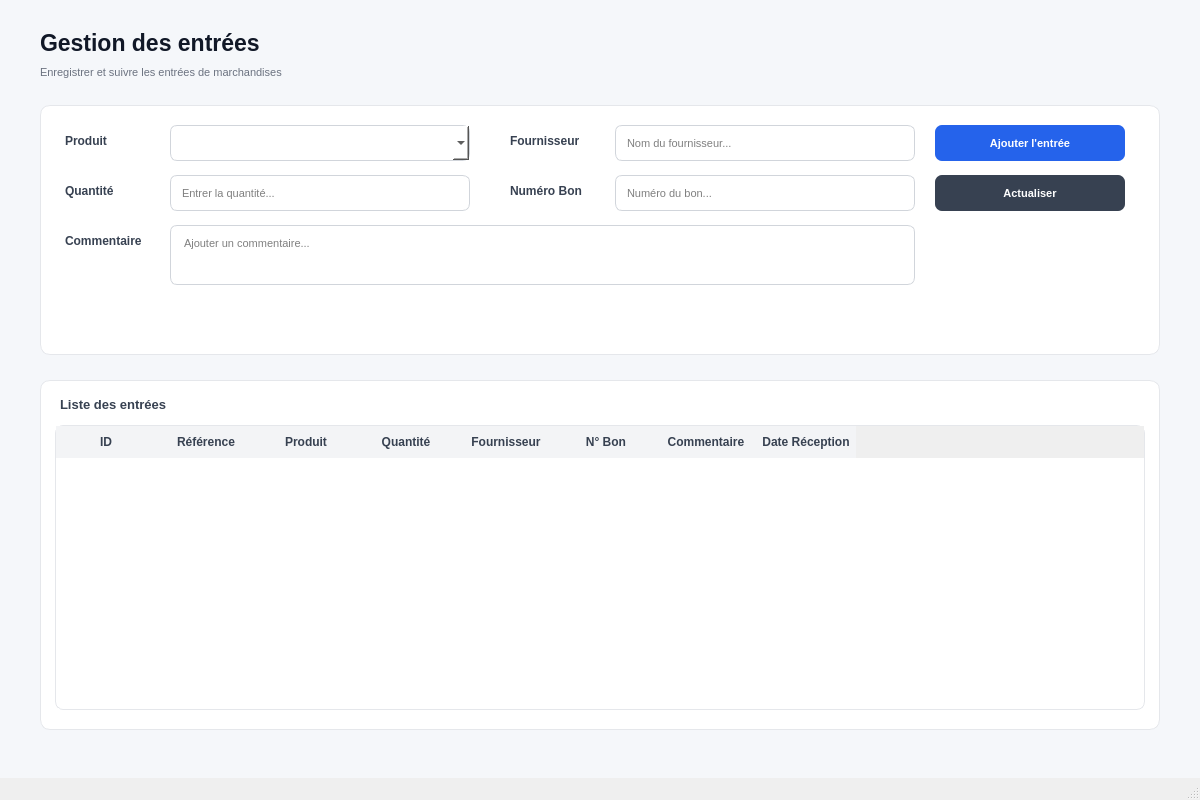
<?xml version="1.0" encoding="UTF-8"?>
<ui version="4.0">
 <class>MainWindow</class>

 <widget class="QMainWindow" name="MainWindow">

  <property name="geometry">
   <rect>
    <x>0</x>
    <y>0</y>
    <width>1200</width>
    <height>800</height>
   </rect>
  </property>

  <property name="windowTitle">
   <string>CLMS - Gestion des entrées</string>
  </property>

  <widget class="QWidget" name="centralwidget">

   <property name="styleSheet">
    <string notr="true">QWidget#centralwidget {
    background-color: #F5F7FA;
}

QLabel {
    color: #1F2937;
}

QComboBox {
    background-color: white;
    border: 1px solid #D1D5DB;
    border-radius: 7px;
    padding: 7px 9px;
    font-size: 11px;
}

QComboBox:focus {
    border: 1px solid #2563EB;
}

QLineEdit {
    background-color: white;
    border: 1px solid #D1D5DB;
    border-radius: 7px;
    padding: 7px 9px;
    font-size: 11px;
}

QLineEdit:focus {
    border: 1px solid #2563EB;
}

QTextEdit {
    background-color: white;
    border: 1px solid #D1D5DB;
    border-radius: 7px;
    padding: 7px 9px;
    font-size: 11px;
}

QTextEdit:focus {
    border: 1px solid #2563EB;
}

QPushButton {
    border: none;
    border-radius: 7px;
    padding: 7px 14px;
    font-size: 11px;
    font-weight: bold;
}

QTableWidget {
    background-color: white;
    border: 1px solid #E5E7EB;
    border-radius: 8px;
    gridline-color: #E5E7EB;
    font-size: 11px;
    selection-background-color: #DBEAFE;
    selection-color: #1E3A8A;
}

QHeaderView::section {
    background-color: #F3F4F6;
    color: #374151;
    font-weight: bold;
    padding: 7px;
    border: none;
}</string>
   </property>

   <!-- ================================================= -->
   <!-- TITRE -->
   <!-- ================================================= -->

   <widget class="QLabel" name="lblTitre">

    <property name="geometry">
     <rect>
      <x>40</x>
      <y>25</y>
      <width>600</width>
      <height>35</height>
     </rect>
    </property>

    <property name="styleSheet">
     <string notr="true">font-size: 23px;
font-weight: bold;
color: #111827;</string>
    </property>

    <property name="text">
     <string>Gestion des entrées</string>
    </property>

   </widget>

   <!-- ================================================= -->
   <!-- SOUS TITRE -->
   <!-- ================================================= -->

   <widget class="QLabel" name="lblSousTitre">

    <property name="geometry">
     <rect>
      <x>40</x>
      <y>60</y>
      <width>800</width>
      <height>25</height>
     </rect>
    </property>

    <property name="styleSheet">
     <string notr="true">font-size: 11px;
color: #6B7280;</string>
    </property>

    <property name="text">
     <string>Enregistrer et suivre les entrées de marchandises</string>
    </property>

   </widget>

   <!-- ================================================= -->
   <!-- FORMULAIRE -->
   <!-- ================================================= -->

   <widget class="QFrame" name="frameFormulaire">

    <property name="geometry">
     <rect>
      <x>40</x>
      <y>105</y>
      <width>1120</width>
      <height>250</height>
     </rect>
    </property>

    <property name="styleSheet">
     <string notr="true">QFrame#frameFormulaire {
    background-color: white;
    border: 1px solid #E5E7EB;
    border-radius: 10px;
}</string>
    </property>

    <!-- PRODUIT -->

    <widget class="QLabel" name="labelProduit">

     <property name="geometry">
      <rect>
       <x>25</x>
       <y>25</y>
       <width>100</width>
       <height>22</height>
      </rect>
     </property>

     <property name="styleSheet">
      <string notr="true">font-weight: bold;
color: #374151;</string>
     </property>

     <property name="text">
      <string>Produit</string>
     </property>

    </widget>

    <widget class="QComboBox" name="cmbProduit">

     <property name="geometry">
      <rect>
       <x>130</x>
       <y>20</y>
       <width>300</width>
       <height>36</height>
      </rect>
     </property>

    </widget>

    <!-- QUANTITE -->

    <widget class="QLabel" name="labelQuantite">

     <property name="geometry">
      <rect>
       <x>25</x>
       <y>75</y>
       <width>100</width>
       <height>22</height>
      </rect>
     </property>

     <property name="styleSheet">
      <string notr="true">font-weight: bold;
color: #374151;</string>
     </property>

     <property name="text">
      <string>Quantité</string>
     </property>

    </widget>

    <widget class="QLineEdit" name="txtQuantite">

     <property name="geometry">
      <rect>
       <x>130</x>
       <y>70</y>
       <width>300</width>
       <height>36</height>
      </rect>
     </property>

     <property name="placeholderText">
      <string>Entrer la quantité...</string>
     </property>

    </widget>

    <!-- FOURNISSEUR -->

    <widget class="QLabel" name="labelFournisseur">

     <property name="geometry">
      <rect>
       <x>470</x>
       <y>25</y>
       <width>100</width>
       <height>22</height>
      </rect>
     </property>

     <property name="styleSheet">
      <string notr="true">font-weight: bold;
color: #374151;</string>
     </property>

     <property name="text">
      <string>Fournisseur</string>
     </property>

    </widget>

    <widget class="QLineEdit" name="txtFournisseur">

     <property name="geometry">
      <rect>
       <x>575</x>
       <y>20</y>
       <width>300</width>
       <height>36</height>
      </rect>
     </property>

     <property name="placeholderText">
      <string>Nom du fournisseur...</string>
     </property>

    </widget>

    <!-- NUMERO BON -->

    <widget class="QLabel" name="labelNumeroBon">

     <property name="geometry">
      <rect>
       <x>470</x>
       <y>75</y>
       <width>100</width>
       <height>22</height>
      </rect>
     </property>

     <property name="styleSheet">
      <string notr="true">font-weight: bold;
color: #374151;</string>
     </property>

     <property name="text">
      <string>Numéro Bon</string>
     </property>

    </widget>

    <widget class="QLineEdit" name="txtNumeroBon">

     <property name="geometry">
      <rect>
       <x>575</x>
       <y>70</y>
       <width>300</width>
       <height>36</height>
      </rect>
     </property>

     <property name="placeholderText">
      <string>Numéro du bon...</string>
     </property>

    </widget>

    <!-- COMMENTAIRE -->

    <widget class="QLabel" name="labelCommentaire">

     <property name="geometry">
      <rect>
       <x>25</x>
       <y>125</y>
       <width>100</width>
       <height>22</height>
      </rect>
     </property>

     <property name="styleSheet">
      <string notr="true">font-weight: bold;
color: #374151;</string>
     </property>

     <property name="text">
      <string>Commentaire</string>
     </property>

    </widget>

    <widget class="QTextEdit" name="txtCommentaire">

     <property name="geometry">
      <rect>
       <x>130</x>
       <y>120</y>
       <width>745</width>
       <height>60</height>
      </rect>
     </property>

     <property name="placeholderText">
      <string>Ajouter un commentaire...</string>
     </property>

    </widget>

    <!-- BOUTON AJOUTER -->

    <widget class="QPushButton" name="btnAjouterEntree">

     <property name="geometry">
      <rect>
       <x>895</x>
       <y>20</y>
       <width>190</width>
       <height>36</height>
      </rect>
     </property>

     <property name="styleSheet">
      <string notr="true">QPushButton {
    background-color: #2563EB;
    color: white;
}

QPushButton:hover {
    background-color: #1D4ED8;
}</string>
     </property>

     <property name="text">
      <string>Ajouter l'entrée</string>
     </property>

    </widget>

    <!-- BOUTON ACTUALISER -->

    <widget class="QPushButton" name="btnActualiser">

     <property name="geometry">
      <rect>
       <x>895</x>
       <y>70</y>
       <width>190</width>
       <height>36</height>
      </rect>
     </property>

     <property name="styleSheet">
      <string notr="true">QPushButton {
    background-color: #374151;
    color: white;
}

QPushButton:hover {
    background-color: #1F2937;
}</string>
     </property>

     <property name="text">
      <string>Actualiser</string>
     </property>

    </widget>

   </widget>

   <!-- ================================================= -->
   <!-- TABLEAU -->
   <!-- ================================================= -->

   <widget class="QFrame" name="frameTable">

    <property name="geometry">
     <rect>
      <x>40</x>
      <y>380</y>
      <width>1120</width>
      <height>350</height>
     </rect>
    </property>

    <property name="styleSheet">
     <string notr="true">QFrame#frameTable {
    background-color: white;
    border: 1px solid #E5E7EB;
    border-radius: 10px;
}</string>
    </property>

    <widget class="QLabel" name="lblTitreTable">

     <property name="geometry">
      <rect>
       <x>20</x>
       <y>12</y>
       <width>400</width>
       <height>25</height>
      </rect>
     </property>

     <property name="styleSheet">
      <string notr="true">font-size: 13px;
font-weight: bold;
color: #374151;</string>
     </property>

     <property name="text">
      <string>Liste des entrées</string>
     </property>

    </widget>

    <widget class="QTableWidget" name="tableEntrees">

     <property name="geometry">
      <rect>
       <x>15</x>
       <y>45</y>
       <width>1090</width>
       <height>285</height>
      </rect>
     </property>

     <property name="columnCount">
      <number>8</number>
     </property>

     <property name="rowCount">
      <number>0</number>
     </property>

     <column>
      <property name="text">
       <string>ID</string>
      </property>
     </column>

     <column>
      <property name="text">
       <string>Référence</string>
      </property>
     </column>

     <column>
      <property name="text">
       <string>Produit</string>
      </property>
     </column>

     <column>
      <property name="text">
       <string>Quantité</string>
      </property>
     </column>

     <column>
      <property name="text">
       <string>Fournisseur</string>
      </property>
     </column>

     <column>
      <property name="text">
       <string>N° Bon</string>
      </property>
     </column>

     <column>
      <property name="text">
       <string>Commentaire</string>
      </property>
     </column>

     <column>
      <property name="text">
       <string>Date Réception</string>
      </property>
     </column>

    </widget>

   </widget>

  </widget>

  <!-- ================================================= -->
  <!-- MENU -->
  <!-- ================================================= -->

  <widget class="QMenuBar" name="menubar">

   <property name="geometry">
    <rect>
     <x>0</x>
     <y>0</y>
     <width>1200</width>
     <height>22</height>
    </rect>
   </property>

  </widget>

  <!-- ================================================= -->
  <!-- STATUS BAR -->
  <!-- ================================================= -->

  <widget class="QStatusBar" name="statusbar"/>

 </widget>

 <resources/>
 <connections/>

</ui>
